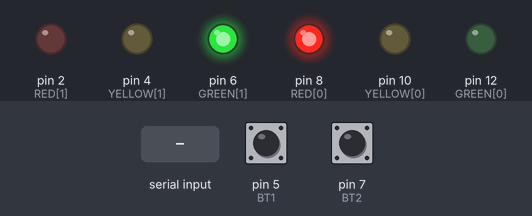
Simulated run of this sketch. Board: Arduino Uno, built with avr-gcc and run on an emulated ATmega328P. Shown: output pins drawn as LEDs (lit = HIGH). The test bench sets the inputs (shaded band); at power-on: pin 5 (BT1) HIGH, pin 7 (BT2) HIGH.

Above: at 1.2 s.
1.3 s: "90,45\n" received over Serial
At 3.5 s:
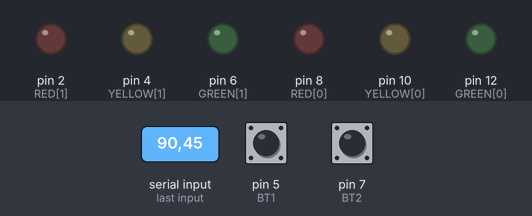
3.8 s: "1\n" received over Serial
At 4.5 s:
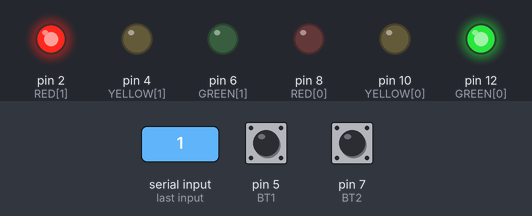
6.3 s: "3\n" received over Serial
At 7.1 s:
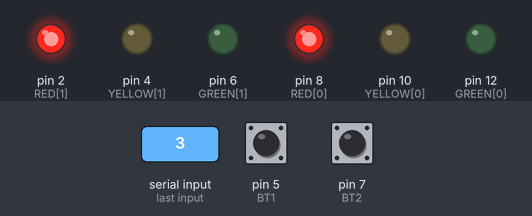
8.8 s: "4\n" received over Serial
At 9.5 s:
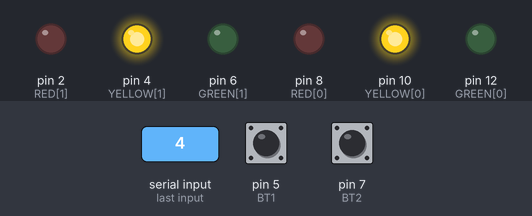
11.3 s: pin 5 (BT1) pulsed LOW 5 times (0.12 s each, 0.3 s apart)
At 15.7 s:
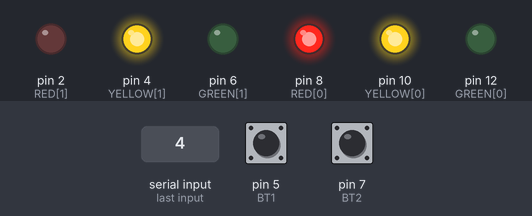
15.8 s: "30,150\n" received over Serial
At 18.2 s:
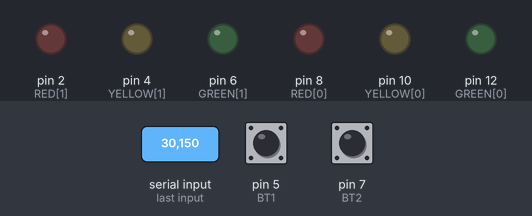
Timing chart, 0 to 19.3 s (numbered marks = the images above; inputs shaded):
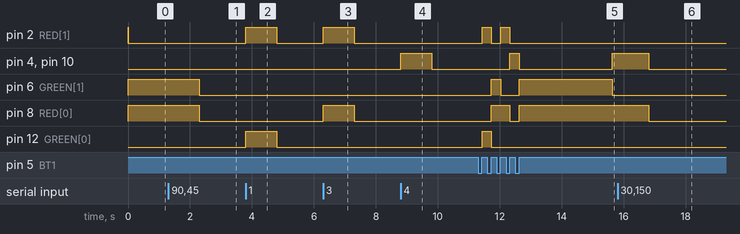

Measured:
- after the input at 1.3 s, pin 4 (YELLOW[1]), pin 10 (YELLOW[0]): stays LOW (without the input it goes to HIGH after 1.7 s); pin 6 (GREEN[1]): HIGH → LOW after 1.0 s instead of 1.7 s; pin 8 (RED[0]): HIGH → LOW after 1.0 s
- after the input at 3.8 s, pin 2 (RED[1]), pin 12 (GREEN[0]): LOW → HIGH at once, → LOW 1.0 s later
- after the input at 6.3 s, pin 2 (RED[1]), pin 8 (RED[0]): LOW → HIGH at once, → LOW 1.0 s later
- after the input at 8.8 s, pin 4 (YELLOW[1]), pin 10 (YELLOW[0]): LOW → HIGH at once, → LOW 1.0 s later
- after the input at 11.3 s, pin 2 (RED[1]): alternates HIGH for 0.30 s and LOW for 0.30 s, 4 changes in all, then stays LOW, starting after 0.13 s; pin 4 (YELLOW[1]): LOW → HIGH after 1.0 s, → LOW 0.30 s later, → HIGH 3.0 s later
- after the input at 15.8 s, pin 2 (RED[1]), pin 12 (GREEN[0]): stays LOW (without the input it goes to HIGH after 0.63 s); pin 4 (YELLOW[1]), pin 8 (RED[0]), pin 10 (YELLOW[0]): HIGH → LOW after 1.0 s instead of 0.63 s

The sketch:

proj_traffic_light_full.ino
```cpp
//--------------------------------------------
// Title  : Simple Traffic Light Controller
// Author : Jung-Lin Yang
// Date   : Oct 23, 2020
//--------------------------------------------


// Delay paramaters
//--------------------------------------------
int dR  = 3000;
int dRY = 800;
int dG  = 4000;
int dY  = 800;
int dF  = 400;  // blinking

// I/O pin assignment
//--------------------------------------------
const int RED[2] = {8,2};
const int YELLOW[2] = {10,4};
const int GREEN[2] = {12,6};
const int BT1 = 5;
const int BT2 = 7;

// Other paramaters
//--------------------------------------------
unsigned long tPrev;      // state transition time
int  mode = 4;  // current mode
int  sta = 0;   // current state

// Function prototype
//--------------------------------------------
void  mode0();
void  mode1();
void  mode2();
void  mode3();
void  mode4();
void  mode5();
void  mode6();
void  mode7();
void  mode8();
void  scanBT1();
void  scanBT2();
void  scanUART();
void  hsImcomplete();

// I/O configuration
//--------------------------------------------
void setup()
{
  Serial.begin(9600);
  for(int d=0; d<2; d++) {
    pinMode(RED[d], OUTPUT);
    pinMode(GREEN[d], OUTPUT);
    pinMode(YELLOW[d], OUTPUT);
  }

  pinMode(BT1,INPUT);
  pinMode(BT2,INPUT);

  R(0); R(1);
  tPrev = millis();
}

// Main loop
//--------------------------------------------
void loop()
{
  scanBT1();
  scanBT2();
  scanUART();
  hsImcomplete(); // remove when complete mode 6/7!

  switch(mode) {
    case 0: mode0(); break;
    case 1: mode1(); break;
    case 2: mode2(); break;
    case 3: mode3(); break;
    case 4: mode4(); break;
    case 5: mode5(); break;
    case 6: mode6(); break;
    case 7: mode7(); break;
    case 8: mode8(); break;
    default: mode = 4;
             tPrev = millis();
  }
}

// Scan button 1 => mode 0 ~ 7
//--------------------------------------------
void scanBT1() {
  static int bt1=0;

  if (digitalRead(BT1)==LOW) {
    delay(5);
    if (digitalRead(BT1)==LOW) bt1=0;
  }

  if (bt1==0 && digitalRead(BT1)==HIGH) {
    delay(5);
    if (digitalRead(BT1)==HIGH) {
      bt1=1;
      mode+=1;
      if (mode>7 || mode<0) mode=0;
      tPrev = millis();
    }
  }
}

// Scan button 2 => mode 8
//--------------------------------------------
void scanBT2() {
  static int bt2=0;

  if (digitalRead(BT2)==LOW) {
    delay(5);
    if (digitalRead(BT2)==LOW) bt2=0;
  }

  if (bt2==0 && digitalRead(BT2)==HIGH) {
    delay(5);
    if (digitalRead(BT2)==HIGH) {
      bt2=1;
      mode=8;
      tPrev = millis();
      sta = (sta==2)?3:0;
    }
  }
}

// Scan srial port => mode 0 ~ 8
//--------------------------------------------
void scanUART() {
  if (Serial.available()) {
    int n = Serial.parseInt();
    if (n>=0 && n<9) {
      mode = n;
      tPrev = millis();
      if (mode==8 && sta==2)
        sta = 3;
      else
        sta = 0;
    }
  }
}

// Handle imcompleted mode 6 and 7
//--------------------------------------------
void hsImcomplete() {
  switch(mode) {
    case 6: mode = 5; break;
    case 7: mode = 4; break;
  }
}

// RED light on
//--------------------------------------------
void R(int d){
  digitalWrite(GREEN[d],LOW);
  digitalWrite(YELLOW[d],LOW);
  digitalWrite(RED[d],HIGH);
}

// RED/YELLOW lights on
//--------------------------------------------
void RY(int d){
  digitalWrite(GREEN[d],LOW);
  digitalWrite(YELLOW[d],HIGH);
  digitalWrite(RED[d],HIGH);
}

// Green light on
//--------------------------------------------
void G(int d){
  digitalWrite(GREEN[d],HIGH);
  digitalWrite(YELLOW[d],LOW);
  digitalWrite(RED[d],LOW);
}

// Yellow light on
//--------------------------------------------
void Y(int d){
  digitalWrite(GREEN[d],LOW);
  digitalWrite(YELLOW[d],HIGH);
  digitalWrite(RED[d],LOW);
}

// All lights off
//--------------------------------------------
void OFF(int d) {
  digitalWrite(GREEN[d],LOW);
  digitalWrite(YELLOW[d],LOW);
  digitalWrite(RED[d],LOW);
}

// Mode 0 operation
//--------------------------------------------
void mode0() {
  OFF(0);
  OFF(1);
  tPrev = millis();
}

// Mode 1 operation
//--------------------------------------------
void mode1() {
  G(0); R(1);
  tPrev = millis();
}

// Mode 2 operation
//--------------------------------------------
void mode2() {
  G(1); R(0);
  tPrev = millis();
}

// Mode 3 operation
//--------------------------------------------
void mode3() {
  switch(sta) {
    case 0: R(0); R(1);
        if (millis()-tPrev<dF) return;
        sta = 1;
        tPrev = millis();
        OFF(0); OFF(1);
        break;
    case 1: if (millis()-tPrev<dF) return;
        sta = 0;
        tPrev = millis();
         R(0); R(1);
        break;
    default: sta = 0;
  }
}

// Mode 4 operation
//--------------------------------------------
void mode4() {
  switch(sta) {
    case 0: Y(0); Y(1);
        if (millis()-tPrev<dF) return;
        sta = 1;
        tPrev = millis();
        OFF(0); OFF(1);
        break;
    case 1: if (millis()-tPrev<dF) return;
        sta = 0;
        tPrev = millis();
         Y(0); Y(1);
        break;
    default: sta = 0;
  }
}

// Mode 5 operation
//--------------------------------------------
void mode5(){
  switch(sta) {
    case 0: R(0); G(1);
        if (millis()-tPrev<dR) return;
        sta = 1;
        tPrev = millis();
        RY(0); Y(1);
        break;
    case 1: if (millis()-tPrev<dRY) return;
        sta = 2;
        tPrev = millis();
        G(0); R(1);
        break;
    case 2: if (millis()-tPrev<dG) return;
        sta = 3;
        tPrev = millis();
            Y(0); RY(1);
        break;
    case 3: if (millis()-tPrev<dY) return;
        sta = 0;
        tPrev = millis();
        R(0); G(1);
        break;
    default: sta = 0;
  }
}

// Mode 6 operation
//--------------------------------------------
void mode6() {
  // add your code here
}

// Mode 7 operation
//--------------------------------------------
void mode7() {
  // add your code here
}

// Mode 8 operation
//--------------------------------------------
void mode8() {
  switch(sta) {
    case 0: R(0); G(1);
        if (millis()-tPrev<dR) return;
        sta = 1;
        tPrev = millis();
        RY(0); Y(1);
        break;
    case 1: if (millis()-tPrev<dRY) return;
        sta = 2;
        tPrev = millis();
        G(0); R(1);
        break;
    case 2: break;
    case 3: if (millis()-tPrev<dG) return;
        sta = 4;
        tPrev = millis();
            Y(0); RY(1);
        break;
    case 4: if (millis()-tPrev<dY) return;
        sta = 5;
        tPrev = millis();
        R(0); G(1);
        break;
    case 5: break;
    default: sta = 0;
  }
}
```
